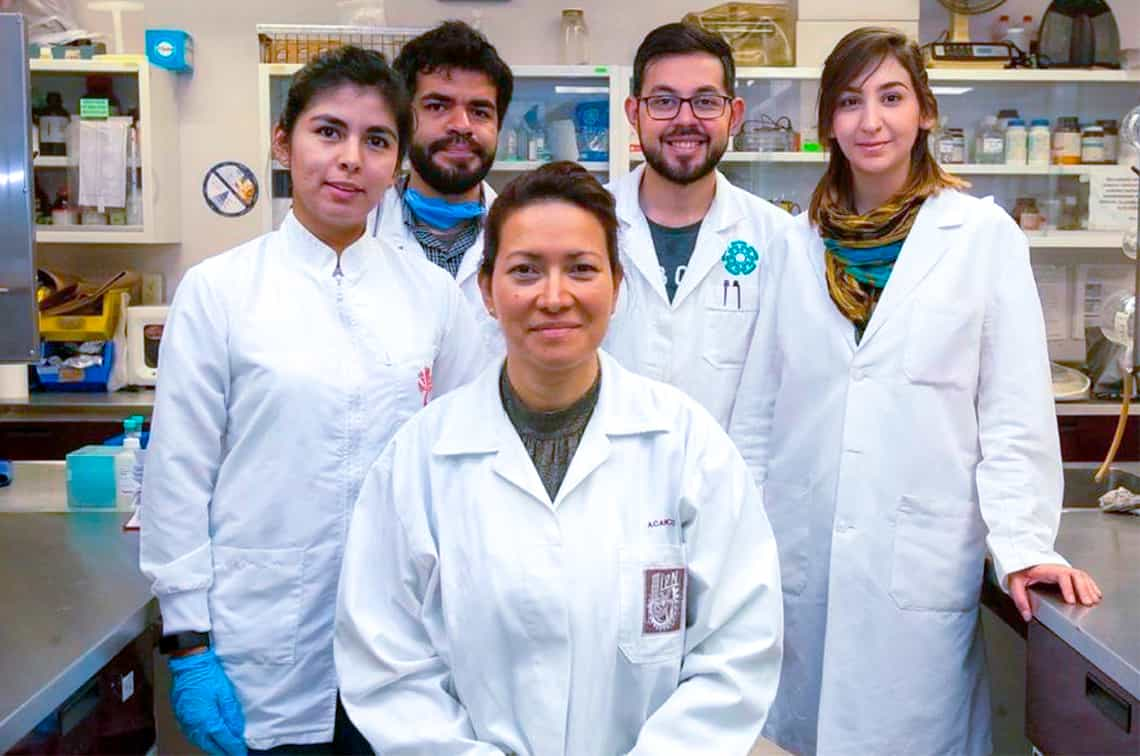
#> input picture opencv_object_detection/eye_face2.jpg, 1140 x 756 px
$ python eyes_and_face_detection.py
#> lines starting #> are read from the running program, lines starting #| are printed output that depends on the picture; after the words box and inside, x2 and y2 are one past the last pixel; in counts of white or black regions, pixels touching at a corner belong together
import cv2
import numpy as np
import matplotlib.pyplot as plt
#matplotlib inline

eye_cascade=cv2.CascadeClassifier('haarcascade_eye.xml')
face_cascade=cv2.CascadeClassifier('haarcascade_frontalface_default.xml')
image=cv2.imread('eye_face2.jpg')
#> image is the input picture: shape (756, 1140, 3); mean B, G, R 173.1, 166.2, 167
#cv2.imshow('image',image)

width_ratio=0.5
height_ratio=0.5

img2=cv2.resize(image,(0,0),image,width_ratio,height_ratio)
cv2.imshow('small',img2)

# eye_rectangle= eye_Cascade.detectMultiScale(img2,1.5,5)
# # if eye_rectangle is():
# #     print('no faces found')
def detect_face(img2):
    face_rectangle = face_cascade.detectMultiScale(img2)
#> face_rectangle = [[366, 34, 39, 39], [312, 26, 60, 60], [200, 31, 59, 59], [408, 28, 57, 57], [141, 41, 69, 69], [336, 312, 63, 63], [237, 102, 80, 80], [242, 134, 72, 72], [26, 111, 254, 254]]

    for(x,y,w,h) in face_rectangle:
        cv2.rectangle(img2,(x,y),(x+w,y+h),(50,25,25),10)
#> this loop made 9 passes
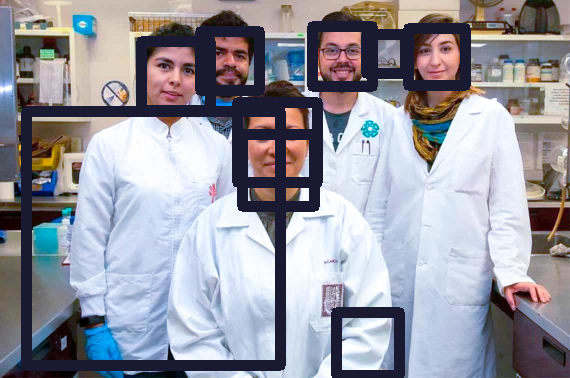
#> img2: shape (378, 570, 3); mean B, G, R 161.5, 151.4, 150.9

    return img2
result=detect_face(img2)
cv2.imshow("face detection",img2)
def detect_eye(img2):
    eye_rectangle =eye_cascade.detectMultiScale(img2)
#> eye_rectangle = [[432, 38, 22, 22], [153, 54, 24, 24]]

    for(x,y,w,h) in eye_rectangle:
        cv2.rectangle(img2,(x,y),(x+w,y+h),(50,25,25),1)
#> this loop made 2 passes
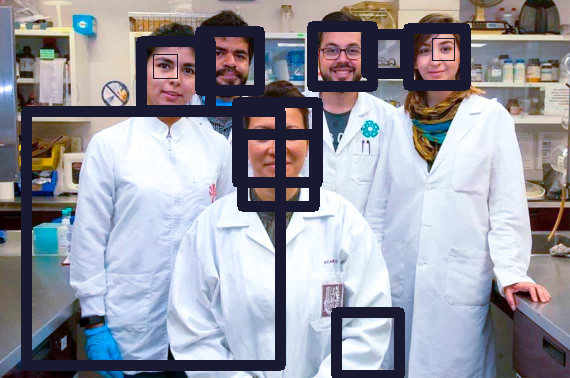
#> img2: shape (378, 570, 3); 0.09% of pixels changed, all inside (x1, y1, x2, y2) = (153, 38, 455, 79)

    return img2
result=detect_eye(img2)
cv2.imshow("eye detection",img2)
cv2.waitKey(0)
cv2.destroyAllWindows()

$ run again, with opencv_object_detection/eye_face.jpg copied over opencv_object_detection/eye_face2.jpg
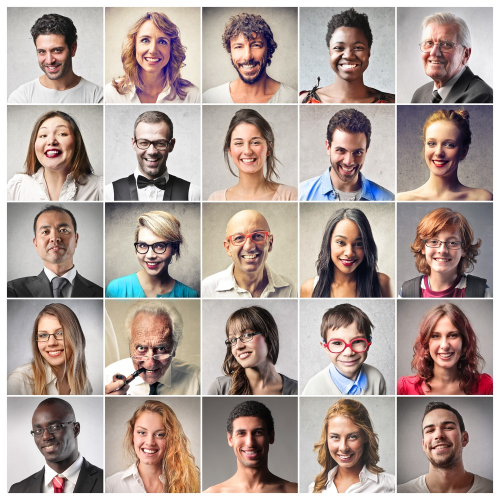
#> input picture opencv_object_detection/eye_face.jpg, 1000 x 1000 px (shown at 1/2 size)
#> image is the input picture: shape (1000, 1000, 3); mean B, G, R 152.5, 158.7, 174.1
#> `img2=cv2.resize(image,(0,0),image,width_ratio,height_ratio)`:
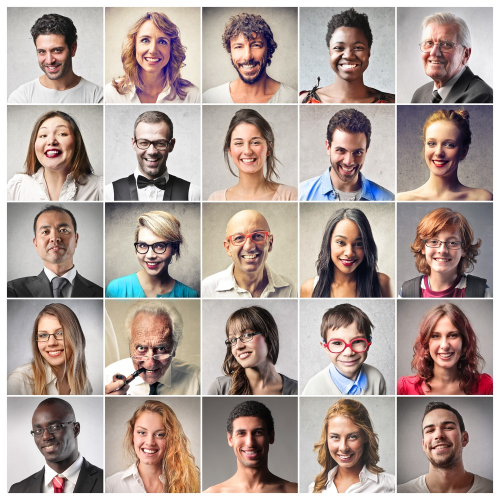
#> img2: shape (500, 500, 3); mean B, G, R 152.6, 158.9, 174.2
#> face_rectangle = 24 rows, first 6: [416, 29, 41, 41], [27, 32, 47, 47], [28, 115, 49, 49], [223, 124, 49, 49], [415, 124, 50, 50], [127, 227, 49, 49]
#> the loop in detect_face, `for(x,y,w,h) in face_rectangle:` made 24 passes
#> after the loop in detect_face, `for(x,y,w,h) in face_rectangle:`:
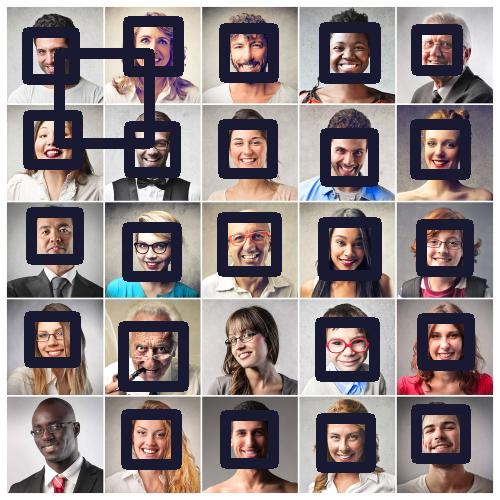
#> img2: shape (500, 500, 3); mean B, G, R 135.4, 134.7, 146
#> eye_rectangle = [[130, 337, 26, 26]]
#> the loop in detect_eye, `for(x,y,w,h) in eye_rectangle:` made 1 pass

$ run again, with opencv_object_detection/eyes.jpg copied over opencv_object_detection/eye_face2.jpg
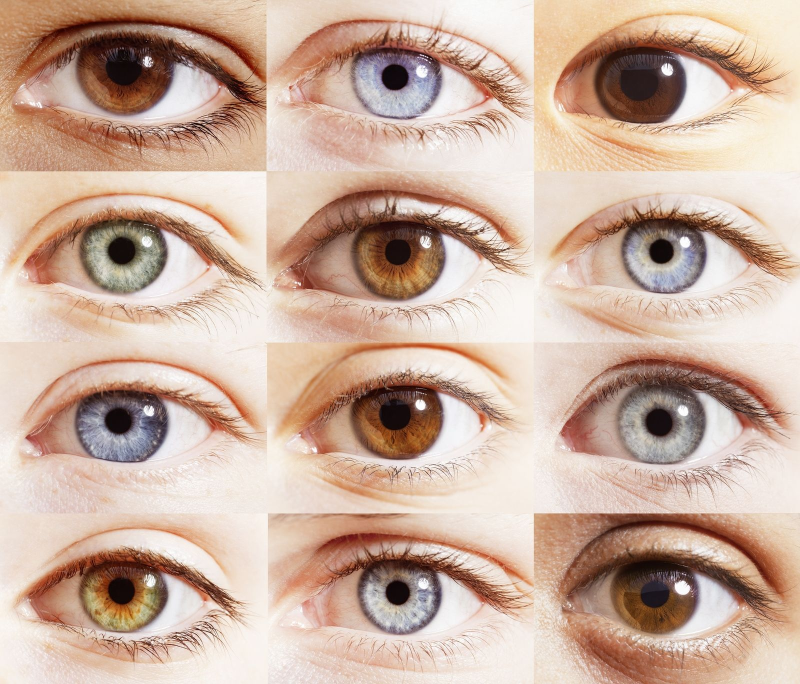
#> input picture opencv_object_detection/eyes.jpg, 1600 x 1368 px (shown at 1/2 size)
#> image is the input picture: shape (1368, 1600, 3); mean B, G, R 160.6, 176.4, 203.2
#> face_rectangle = [[409, 581, 27, 27]]
#> the loop in detect_face, `for(x,y,w,h) in face_rectangle:` made 1 pass
#> after the loop in detect_face, `for(x,y,w,h) in face_rectangle:`:
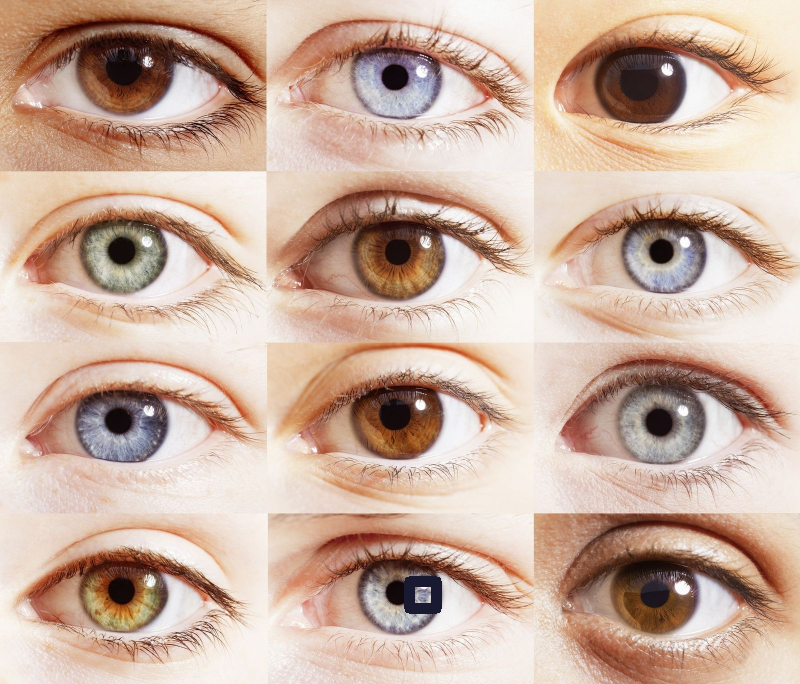
#> img2: shape (684, 800, 3); mean B, G, R 160.5, 176.3, 203.1
#> eye_rectangle = 14 rows, first 6: [41, 38, 43, 43], [575, 329, 168, 168], [469, 571, 58, 58], [566, 154, 178, 178], [34, 168, 167, 167], [167, 374, 90, 90]
#> the loop in detect_eye, `for(x,y,w,h) in eye_rectangle:` made 14 passes
#> after the loop in detect_eye, `for(x,y,w,h) in eye_rectangle:`:
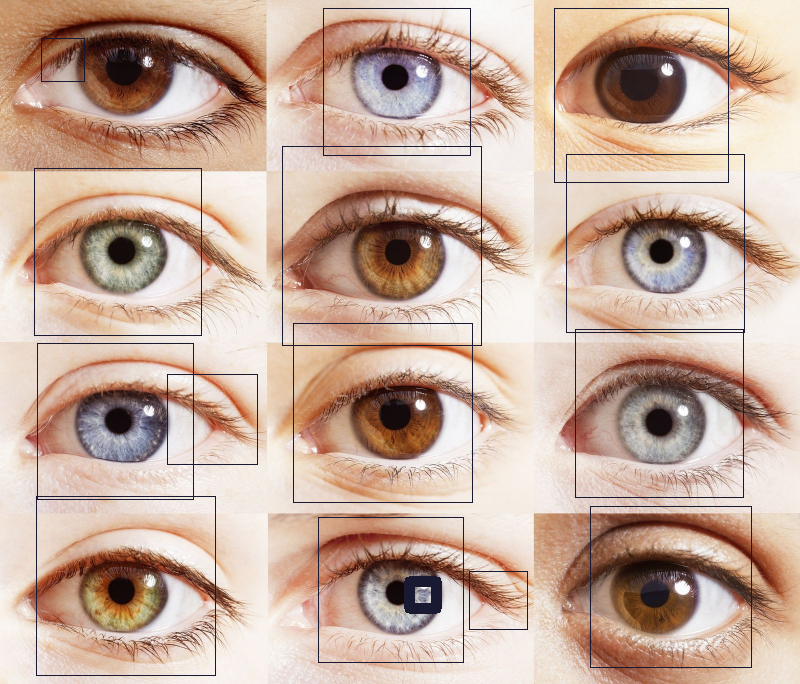
#> img2: shape (684, 800, 3); 1.49% of pixels changed, all inside (x1, y1, x2, y2) = (34, 8, 752, 676)
